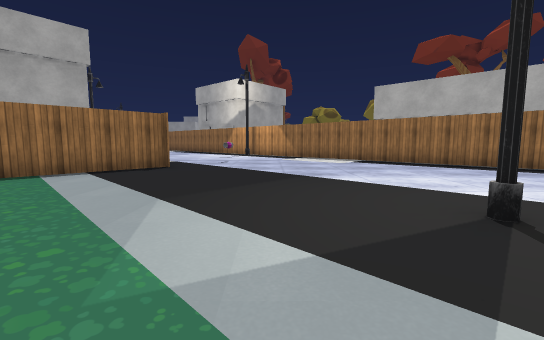
View 1 (above)

24 first-person views from a walk through a scene from a Unity 3-D project. The camera is 1.2 m above the floor, tilts 6° down and sees 90° across. The floor is counted in squares, 2 m on a side. Each view is taken from the middle of a square. On the plan, view 1 faces up. The plan holds only what a view shows up to about 9 squares ahead; the rest is blank. The place goes on beyond the plan. The player character is not drawn. Some animated figures are not drawn. Some surface patterns are stand-ins.

View 2
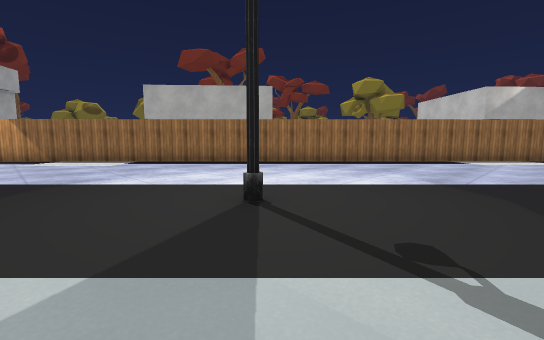

View 3
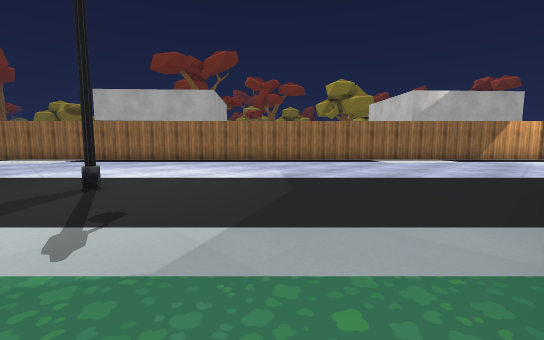

View 4
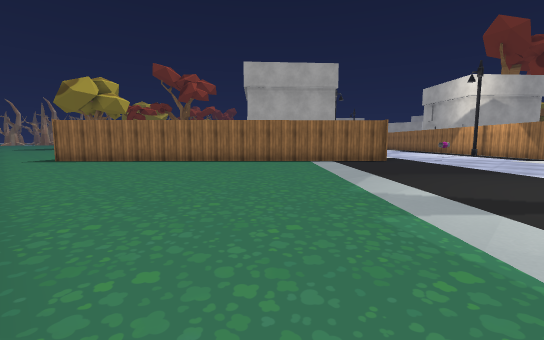

View 5
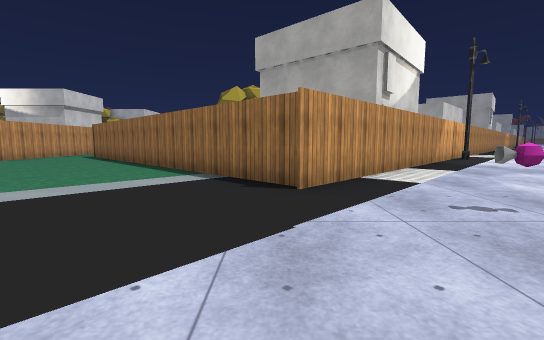

View 6
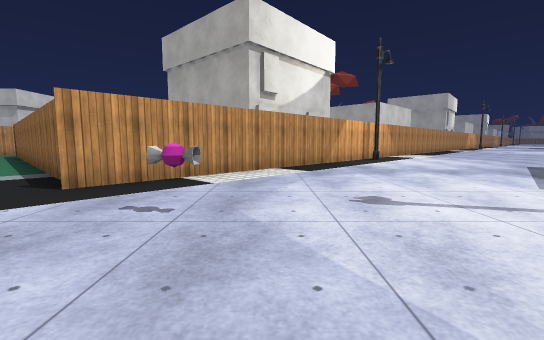

View 7
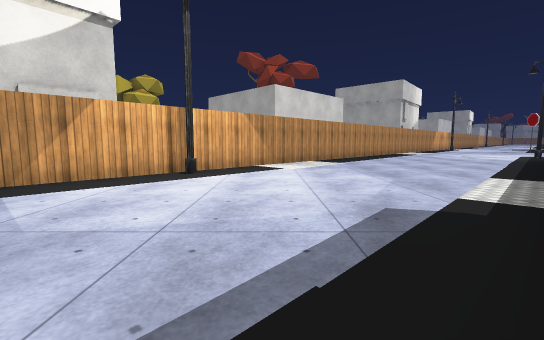

View 8
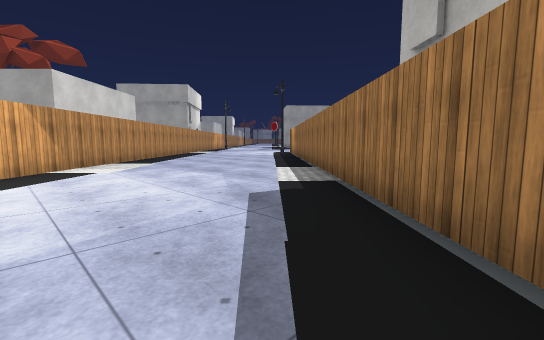

View 9
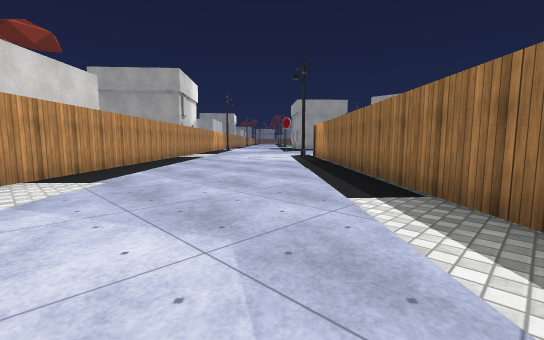

View 10
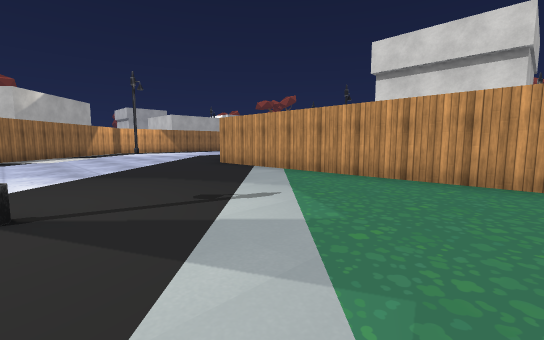

View 11
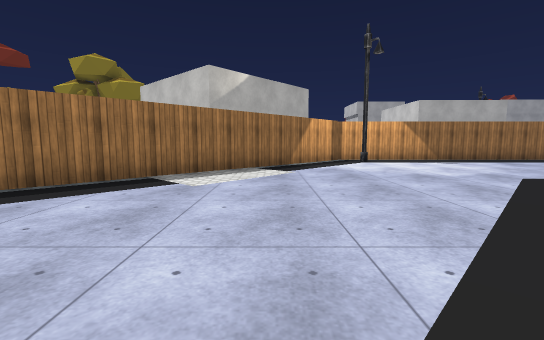

View 12
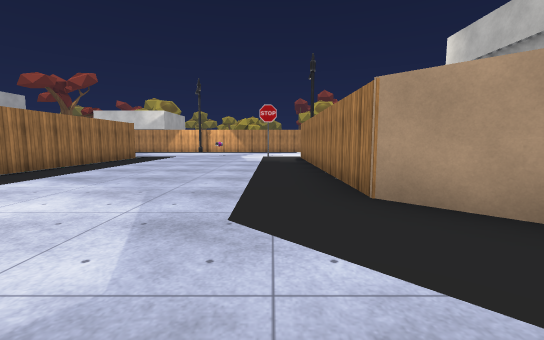

View 13
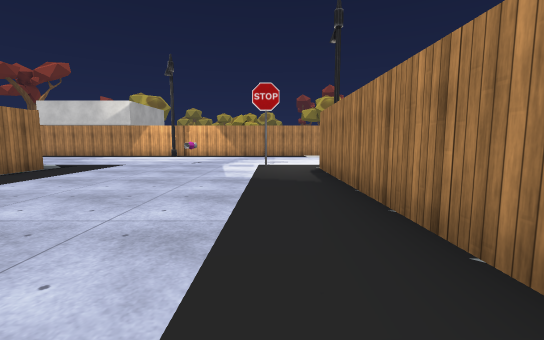

View 14
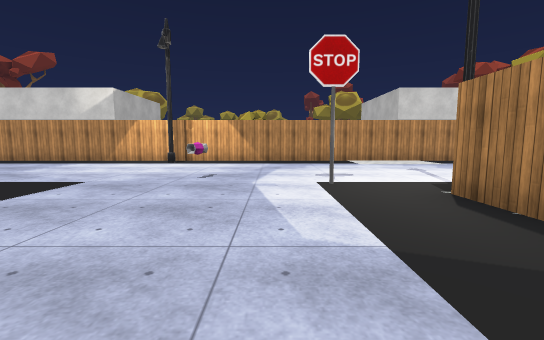

View 15
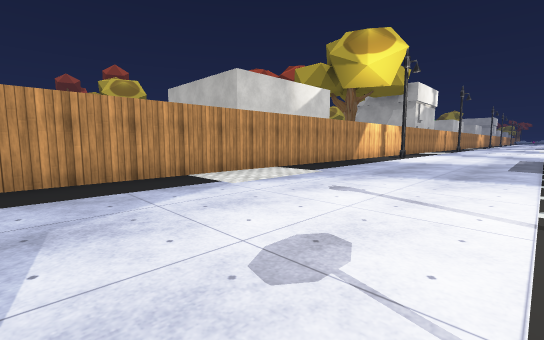

View 16
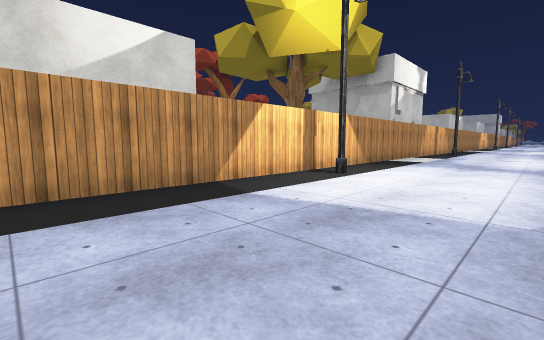

View 17
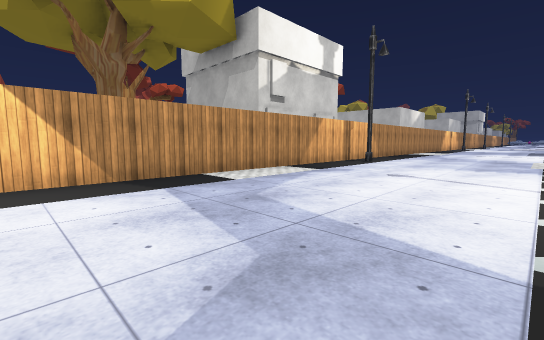

View 18
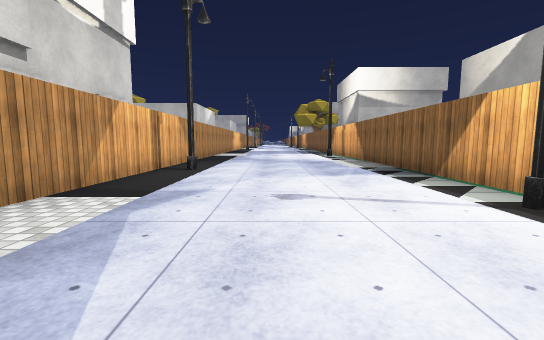

View 19
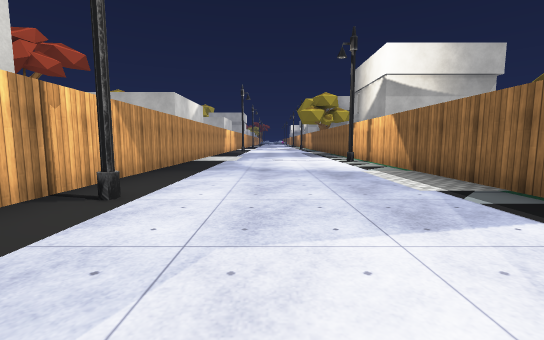

View 20
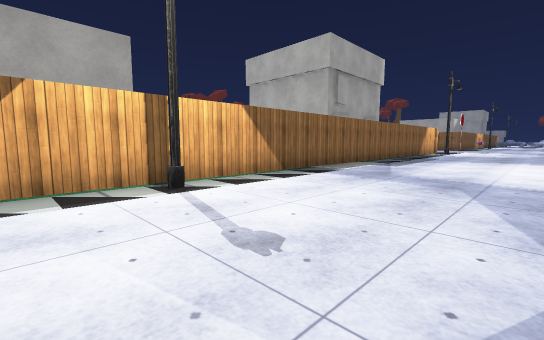

View 21
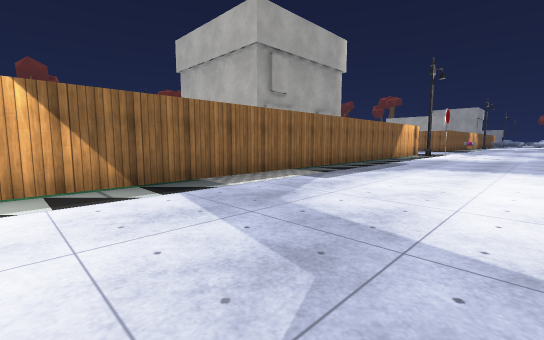

View 22
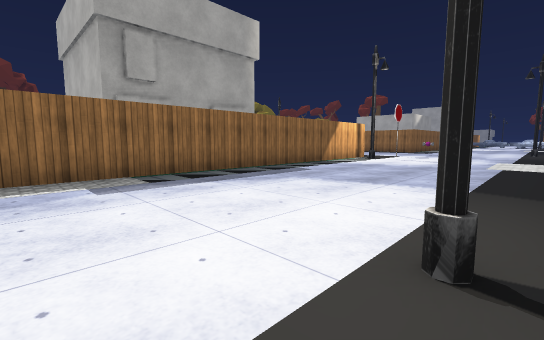

View 23
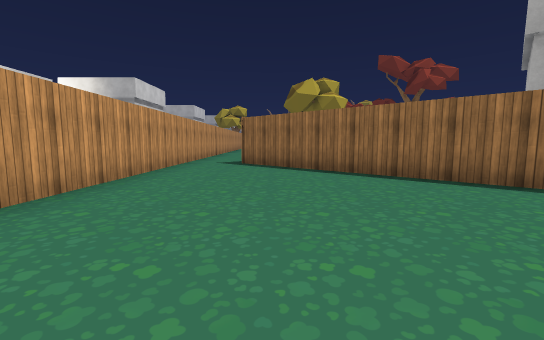

View 24
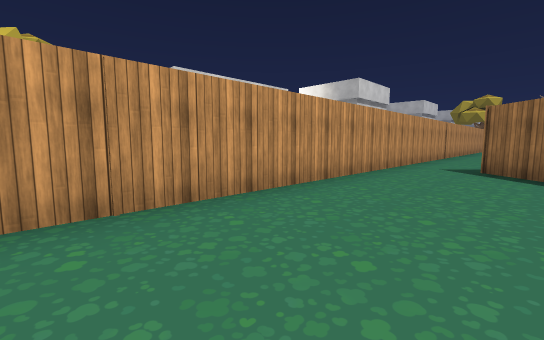

### Floor plan
Points are (right, up) in squares from view 1. A wall is a line through its corners. A room is listed if a view was taken in it or the views show most of it. See-through windows are left out.
Room 1 (views 1, 2, 3, 4, 5, 6, 7, 8, 9, 10, 11, 12, 13, 14, 15, 16, 17, 18, 19, 20, 21, 22, 23, 24)
walls: (-1.1, -2.4) (5.5, -2.4); (7.9, -4.8) (7.9, -12.1); (-11.4, -2.4) (-2.9, -2.4); (6, -12.1) (-16.1, -12.1); (-4.5, -17.5) (5.6, -17.5); (-2.9, 14.5) (-9, 20.5); (13.9, -12) (13.9, -2.2) (0, 11.6); (7.5, -17.5) (15.5, -17.5); (-15.4, -17.5) (-10.4, -17.5); (-15, 18.8) (-2.5, 6.4) (-9.5, -0.9)
ways out: opening at (-13.1, 1)
objects: other object (-16, -18); other object (-8, 12); other object (-1, 8); other object (2, 2); other object (6, -4) to (7, -3); sign (9, -13); other object (11, -13); other object (13, -3)

Where each view was taken, in squares from view 1:
view 1: 0 up, 0 right, facing up
view 2: 0 up, 0 right, facing up-right
view 3: 2 down, 1 right, facing up-right
view 4: 2 down, 1 right, facing up-left
view 5: 6 up, 1 right, facing left
view 6: 9 up, 1 right, facing left
view 7: 14 up, 3 left, facing left
view 8: 13 up, 3 left, facing up-left
view 9: 15 up, 6 left, facing up-left
view 10: 2 up, 1 left, facing down-right
view 11: 0 up, 5 right, facing right
view 12: 2 down, 9 right, facing down
view 13: 6 down, 9 right, facing down
view 14: 9 down, 10 right, facing down
view 15: 13 down, 10 right, facing down-left
view 16: 14 down, 4 right, facing down-left
view 17: 13 down, 2 left, facing down-left
view 18: 15 down, 4 left, facing left
view 19: 15 down, 7 left, facing left
view 20: 16 down, 8 left, facing up-right
view 21: 16 down, 5 left, facing up-right
view 22: 17 down, 2 left, facing up-right
view 23: 0 up, 2 left, facing left
view 24: 0 up, 3 left, facing down-left
